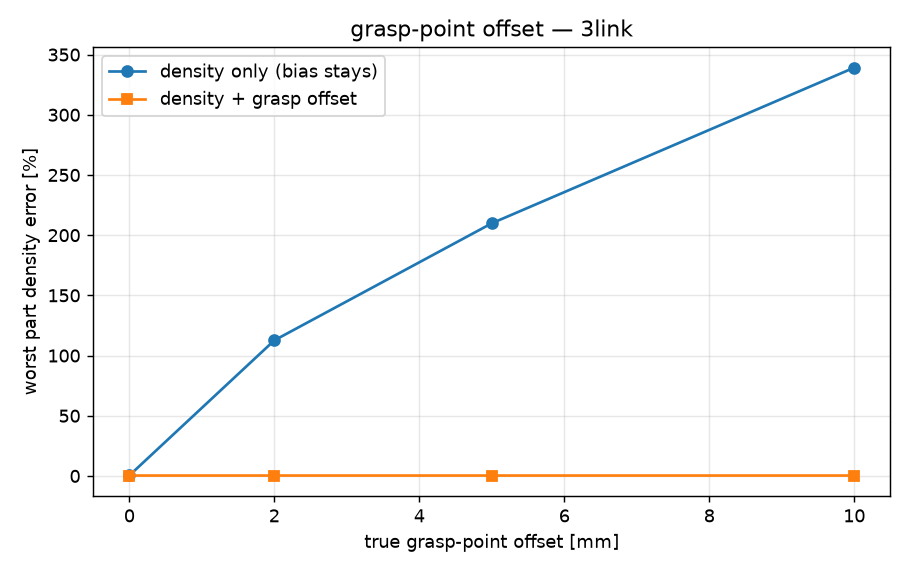

This figure's Python source:
"""파지점이 어긋났을 때 무슨 일이 나는지, 그리고 함께 풀면 되는지 **재본다**.

왜 문제인가
-----------
시뮬레이션에서는 "센서 원점이 물체의 이 점에 있다" 고 정확히 줄 수 있다.
실물에서는 못 준다. 지그를 대도 몇 mm 는 어긋나고, 사람이 눈대중으로 물리면
1 cm 도 어긋난다. 그 어긋남은 **모든 부위의 모멘트팔을 똑같이 밀어 놓는다.**

이건 잡음이 아니라 **치우침**이다. 라운드를 늘려도, 정지 문턱을 좁혀도
안 없어진다. 각도 오차가 만드는 치우침(study_tls.py)과 같은 구조다.

무엇을 재나
-----------
세 가지를 같은 조건에서 비교한다.

    (가) 어긋남 없음 + 밀도만 품          — 이상적인 경우 (시뮬레이션)
    (나) 어긋남 있음 + 밀도만 품          — 지금 실물에서 벌어질 일
    (다) 어긋남 있음 + 밀도와 함께 품     — 고친 것

(다)가 (가)에 가까우면 고쳐진 것이다. 덤으로 (다)를 어긋남이 **없을 때도**
써보고, 미지수를 3개 늘린 대가로 불확실성이 얼마나 커지는지도 잰다.
공짜로 좋아지는 것은 없으므로 그 값을 알아야 기본값을 정할 수 있다.

실행:
  ../robot_learning/scripts/run_drake_env.sh python study_grasp.py
  ../robot_learning/scripts/run_drake_env.sh python study_grasp.py --object 2link
"""

import argparse

import numpy as np

import density_id_drake as alg
import density_id_objects as obj
import design_core as dc

OFFSETS_MM = (0.0, 2.0, 5.0, 10.0)


def measure_with_offset(theta, delta_m, g_dirs, rng):
    """진짜 파지점이 delta 만큼 어긋난 채로 잰 렌치.

    센서 원점이 어긋나면 토크가 그만큼 달라진다. 힘은 그대로다.
    """
    alg.TRUTH_PLANT.SetPositions(alg.TRUTH_CTX, np.atleast_1d(theta))
    mass = alg.TRUTH_PLANT.CalcTotalMass(alg.TRUTH_CTX)
    com = alg.TRUTH_PLANT.CalcCenterOfMassPositionInWorld(alg.TRUTH_CTX)
    out = []
    for g_hat in g_dirs:
        force = mass * alg.G_ACC * np.asarray(g_hat, float)
        torque = np.cross(com - np.asarray(delta_m, float), force)
        noise = rng.normal(0.0, np.sqrt(alg.R_EPS_DIAG))
        out.append(np.concatenate([force, torque]) + noise)
    return np.concatenate(out)


def run_once(spec, rho_gt, offset_mm, estimate_grasp, seed, n_rounds=6,
             grasp_sigma_m=dc.GRASP_SIGMA_M):
    """라운드를 n_rounds 돌리고 최종 밀도 오차를 돌려준다."""
    rng = np.random.default_rng(seed)
    g_dirs = dc.CANONICAL_TRIAD
    rho_gt = np.asarray(rho_gt, dtype=float)
    total_mass = float(alg.TRUTH_PLANT.CalcTotalMass(alg.TRUTH_CTX))

    direction = rng.normal(size=3)
    direction /= np.linalg.norm(direction)
    delta = direction * offset_mm * 1e-3

    bounds = alg.RHO_BOUNDS
    Sigma = alg.SIGMA0.copy()
    blocks = []
    thetas = obj.full_grid(spec)
    for index in range(n_rounds):
        # 자세는 파이프라인과 같은 방식으로 고른다 — 정보이득이 가장 큰 것.
        # 무작위로 고르면 조건수가 나빠져 오차가 실제보다 크게 나온다.
        gains = [alg.info_gain(alg.regressor(np.atleast_1d(th), g_dirs), Sigma)
                 for th in thetas]
        theta = thetas[int(np.argmax(gains))]
        A = alg.regressor(np.atleast_1d(theta), g_dirs)
        Sigma = alg.posterior_covariance(Sigma, A)
        y = measure_with_offset(theta, delta, g_dirs, rng)
        R = np.diag(np.tile(alg.R_EPS_DIAG, len(g_dirs)))
        blocks.append((A, y, R))

    if estimate_grasp:
        rho_hat, delta_hat, Sigma_full = dc.grasp_map(
            blocks, alg.MU0, alg.SIGMA0, bounds, g_dirs, total_mass,
            grasp_sigma_m=grasp_sigma_m)
        sigma_rho = np.sqrt(np.diag(Sigma_full)[:len(rho_gt)])
    else:
        rho_hat = dc.wls_map(blocks, alg.MU0, alg.SIGMA0, bounds)
        delta_hat = np.zeros(3)
        info = np.linalg.inv(alg.SIGMA0)
        for A, _, R in blocks:
            info = info + A.T @ np.linalg.solve(R, A)
        sigma_rho = np.sqrt(np.diag(np.linalg.inv(info)))

    error = np.abs(rho_hat - rho_gt) / rho_gt
    return dict(error=error, delta_true=delta, delta_hat=delta_hat,
                sigma_rel=sigma_rho / rho_hat)


def main():
    parser = argparse.ArgumentParser()
    parser.add_argument("--object", choices=("2link", "3link"), default="3link")
    parser.add_argument("--seeds", type=int, default=12)
    parser.add_argument("--rounds", type=int, default=6)
    parser.add_argument("--plot", default="study_grasp.png")
    args = parser.parse_args()

    spec = obj.OBJECTS[args.object]
    obj.set_measurement_averaging()
    rho_gt = obj.bind_object(spec)
    obj.apply_weight_prior(spec, obj.assembled_mass_kg(spec))

    print(f"{spec.label}   라운드 {args.rounds}, seed {args.seeds}개")
    print(f"파지점 사전분포 {1000 * dc.GRASP_SIGMA_M:.0f} mm\n")
    print(f"  {'어긋남':>8}  {'밀도만 품':>22}  {'함께 품':>22}")
    print(f"  {'[mm]':>8}  {'평균오차':>10}{'최악':>11}"
          f"  {'평균오차':>10}{'최악':>11}   {'delta 오차':>10}")

    table = []
    for offset in OFFSETS_MM:
        plain, joint, residual = [], [], []
        for seed in range(args.seeds):
            a = run_once(spec, rho_gt, offset, False, seed, args.rounds)
            b = run_once(spec, rho_gt, offset, True, seed, args.rounds)
            plain.append(a["error"].max())
            joint.append(b["error"].max())
            residual.append(np.linalg.norm(b["delta_hat"] - b["delta_true"]))
        table.append((offset, np.mean(plain), np.max(plain),
                      np.mean(joint), np.max(joint), np.mean(residual)))
        print(f"  {offset:>8.1f}  {100*table[-1][1]:>9.2f}%{100*table[-1][2]:>10.2f}%"
              f"  {100*table[-1][3]:>9.2f}%{100*table[-1][4]:>10.2f}%"
              f"   {1000*table[-1][5]:>8.3f} mm")

    print("\n읽는 법")
    zero = table[0]
    worst = table[-1]
    print(f"  어긋남이 없으면 둘이 비슷해야 한다 —"
          f" {100*zero[1]:.2f}% vs {100*zero[3]:.2f}%."
          f" 차이가 미지수 3개를 더 푼 대가다.")
    print(f"  어긋남 {worst[0]:.0f} mm 에서는 밀도만 풀면 {100*worst[1]:.2f}%,"
          f" 함께 풀면 {100*worst[3]:.2f}% 다.")
    if worst[3] < worst[1] * 0.7:
        print(f"  -> 함께 푸는 쪽이 확실히 낫다. 실물에서는 이것을 켜야 한다.")
    else:
        print(f"  -> 이 조건에서는 이득이 뚜렷하지 않다. 지그로 막는 편이 낫다.")

    try:
        import matplotlib
        matplotlib.use("Agg")
        import matplotlib.pyplot as plt
        offsets = [row[0] for row in table]
        fig, ax = plt.subplots(figsize=(7, 4.4))
        ax.plot(offsets, [100 * row[1] for row in table], "o-",
                label="density only (bias stays)")
        ax.plot(offsets, [100 * row[3] for row in table], "s-",
                label="density + grasp offset")
        ax.set_xlabel("true grasp-point offset [mm]")
        ax.set_ylabel("worst part density error [%]")
        ax.set_title(f"grasp-point offset — {args.object}")
        ax.grid(alpha=0.3)
        ax.legend()
        fig.tight_layout()
        fig.savefig(args.plot, dpi=130)
        print(f"\n그림 저장 -> {args.plot}")
    except Exception as exc:                          # noqa: BLE001
        print(f"(그림은 건너뜀: {exc})")


if __name__ == "__main__":
    main()
